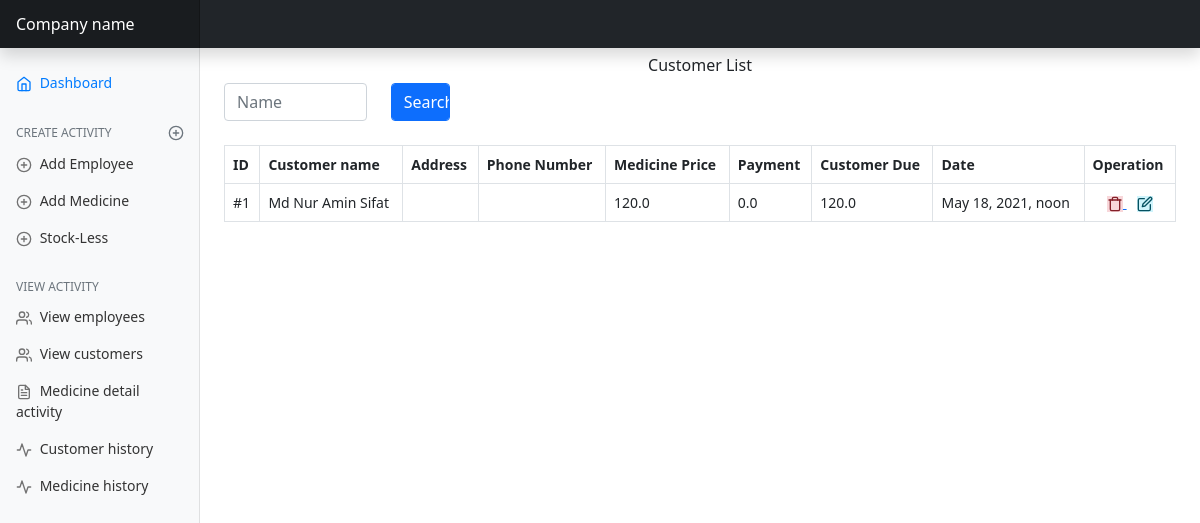
The page /customer-list/ on the database its author committed.
### mainApp/models/customer.py (models this page shows, shortened)
class Customer(Common, TimeStamp):
    customer_name = models.CharField(max_length=255)
    medicine_price = models.FloatField(default=0.0)
    payment = models.FloatField(blank=True, default=0.0, null=True)
    payment_at_a_time = models.FloatField(default=0)
    class Meta:
        ordering = ('-created_at',)
    def customer_due(self):
        if self.medicine_price > self.payment:
            return self.medicine_price - self.payment
        else:
            return 0

### mainApp/views/customer_view.py (the view)
# urls.py: path('customer-list/', customer_view.CustomerList.as_view(), name='customer-list'),
class CustomerList(View):
    def get(self, request):
        customers = Customer.objects.all()
        search = request.GET.get('q')
        if search:
            customers = Customer.objects.filter(
                Q(customer_name__icontains=search)
            ).distinct()
        page = request.GET.get('page', 1)
        paginator = Paginator(customers, per_page=10)
        try:
            customers = paginator.page(page)
        except PageNotAnInteger as e:
            customers = paginator.page(1)
        except EmptyPage:
            customers = Paginator.page(paginator.num_pages)
        return render(request, 'customer/customer_list.html', {
            'customers': customers,
        })

### mainApp/templates/customer/customer_list.html (shortened to what this page needs)
{% extends 'base.html' %}
{% block content %}
    <h6 class="text-center mt-2">Customer List</h6>
    <div class="col-lg-6 col-md-6 col-sm-12 text-center mb-4 align-items-center">
        <form class="row mb-4" method="GET">
            <div class="col-md-4">
                <input type="text" name="q" class="form-control" placeholder="Name"
                       aria-label="First name">
            </div>
            <div class="col-md-2">
                <input type="submit" class="form-control btn btn-primary" VALUE="Search"/>
            </div>
        </form>
    </div>
    <table id="example" class="table table-bordered" style="width:100%">
        <thead>
        <tr>
            <th>ID</th>
            <th>Customer name</th>
            <th>Address</th>
            <th>Phone Number</th>
            <th>Medicine Price</th>
            <th>Payment</th>
            <th>Customer Due</th>
            <th>Date</th>
            <th>Operation</th>
        </tr>
        </thead>
        <tbody id="tbody">
        {% for customer in customers %}
            {% if  customer.customer_name %}
                <tr>
                    <td>#{{ forloop.counter }} </td>
                    <td>{{ customer.customer_name }}</td>
                    <td>{{ customer.address }}</td>
                    <td>{{ customer.phone_number }}</td>
                    <td>{{ customer.medicine_price }}</td>
                    <td>{{ customer.payment }}</td>
                    <td>{{ customer.customer_due }}</td>
                    <td>{{ customer.created_at }}</td>
                    <td style="text-align: center">
                        <a href="{% url 'delete-customer' customer.id %}">
                            <span class="alert-danger" data-feather="trash"></span>
                        </a>
                        <a style="margin-left: 10px" href="{% url 'update-customer' customer.id %}"
                        >
                            <span id="modal-form" class="alert-info"
                                  data-feather="edit"></span>
                        </a>
                    </td>
                </tr>
            {% endif %}
        {% endfor %}
        </tbody>
    </table>
{% endblock content %}

### mainApp/static/dashboard/dashboard.css (style rules this page uses)
body { font-size: .875rem; }
.feather { width: 16px; height: 16px; vertical-align: text-bottom; }

### rows shown on the page
Customer: customer_name "Md Nur Amin Sifat", medicine_price "120.0", payment "0.0", customer_due "120.0", created_at "May 18, 2021, noon"
